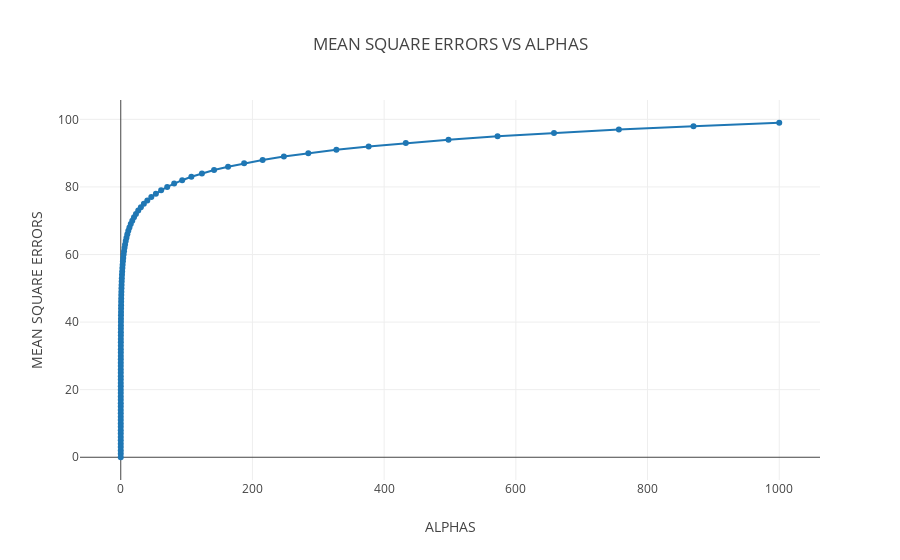

The cell this chart's notebook holds for it:
### Markdown cell above
## MEAN ERROR VS ALPHA ##

### Code cell
data = []
p = go.Scatter(x = alphas_ridge,
               y = mean_squared_error(Y_test, ridge.predict(X_test)), 
               mode = 'lines+markers',
               name = 'Mean Error',
               hoverinfo = 'name',
               line = dict(shape = 'linear'))
data.append(p)        
layout = dict(
    title = 'MEAN SQUARE ERRORS VS ALPHAS',
    xaxis = dict(
        title = 'ALPHAS'
    ),
    yaxis = dict(
        title = 'MEAN SQUARE ERRORS'
    ),
    legend = dict(
        traceorder = 'reversed',
        font = dict(size = 16)
    )
)
fig = dict(data = data, layout = layout)
plot.iplot(fig, filename = 'MEANERROR_VS_APLHA_PLANETARY')

### Figure 1 — Plotly figure (JSON) as saved in the notebook; plotly's stock layout.template omitted (floating-point values rounded to 4 significant figures)
{"data": [{"hoverinfo": "name", "line": {"shape": "linear"}, "mode": "lines+markers", "name": "Mean Error", "type": "scatter", "x": [0.001, 0.00115, 0.001322, 0.00152, 0.001748, 0.002009, 0.00231, 0.002656, 0.003054, 0.003511, 0.004037, 0.004642, 0.005337, 0.006136, 0.007055, 0.008111, 0.009326, 0.01072, 0.01233, 0.01417, 0.0163, 0.01874, 0.02154, 0.02477, 0.02848, 0.03275, 0.03765, 0.04329, 0.04977, 0.05722, 0.06579, 0.07565, 0.08697, 0.1, 0.115, 0.1322, 0.152, 0.1748, 0.2009, 0.231, 0.2656, 0.3054, 0.3511, 0.4037, 0.4642, 0.5337, 0.6136, 0.7055, 0.8111, 0.9326, 1.072, 1.233, 1.417, 1.63, 1.874, 2.154, 2.477, 2.848, 3.275, 3.765, 4.329, 4.977, 5.722, 6.579, 7.565, 8.697, 10, 11.5, 13.22, 15.2, 17.48, 20.09, 23.1, 26.56, 30.54, 35.11, 40.37, 46.42, 53.37, 61.36, 70.55, 81.11, 93.26, 107.2, 123.3, 141.7, 163.0, 187.4, 215.4, 247.7, 284.8, 327.5, 376.5, 432.9, 497.7, 572.2, 657.9, 756.5, 869.7, 1000], "y": 0.0001774}], "layout": {"legend": {"font": {"size": 16}, "traceorder": "reversed"}, "title": "MEAN SQUARE ERRORS VS ALPHAS", "xaxis": {"title": "ALPHAS"}, "yaxis": {"title": "MEAN SQUARE ERRORS"}}}
